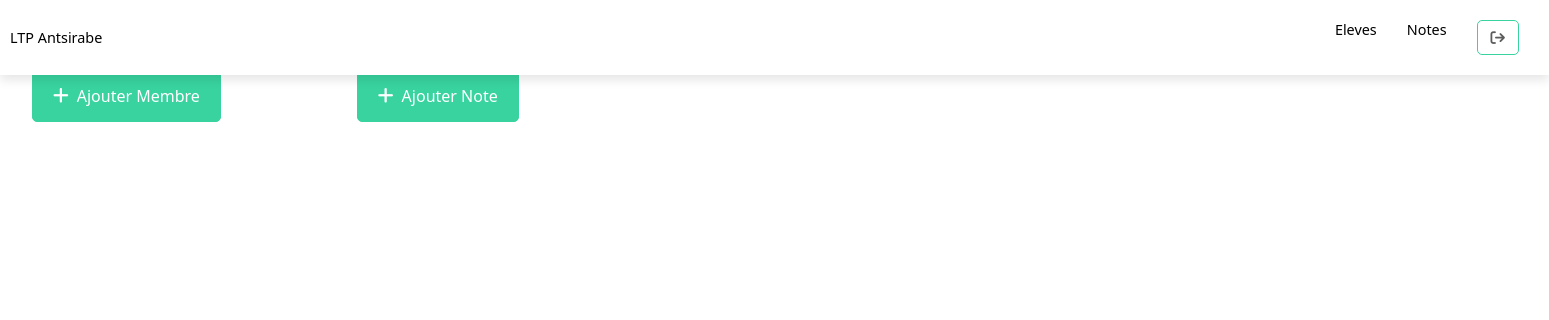
/Controller/ListeController.php, run on an earlier commit of the app's database.
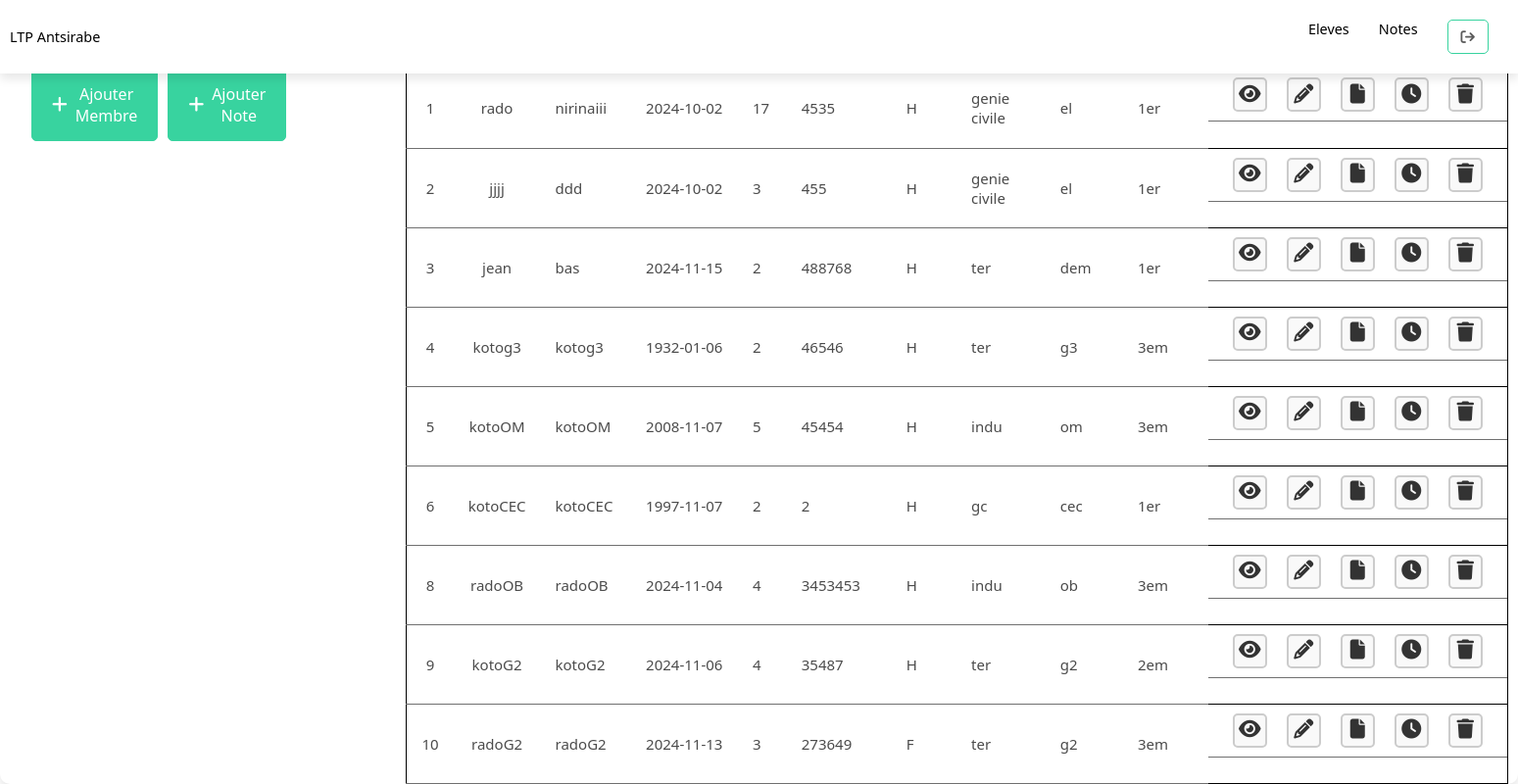
And on a later commit of the database.
### tables this page shows
CREATE TABLE `eleves` (
  `id` int(11) NOT NULL,
  `nom` varchar(255) NOT NULL,
  `prenom` varchar(255) NOT NULL,
  `date_naissance` date NOT NULL,
  `numero` int(4) NOT NULL,
  `matricule` varchar(255) NOT NULL,
  `sexe` varchar(6) NOT NULL,
  `secteur` varchar(255) NOT NULL,
  `filiere` varchar(255) NOT NULL,
  `niveau` varchar(255) NOT NULL
);

### Controller/ListeController.php (called while the page is built)
<?php
    require_once '../Models/EleveModel.php';
    require_once '../Dbo/DbAcces.php';
    require_once '../config/database.php';
    $contro = new DbAcces($conn);
    $lesEleves = $contro->ListeEleve();
    include '../liste.php';

### Dbo/DbAcces.php (called while the page is built, shortened)
<?php
    require_once '../Models/EleveModel.php';
    class DbAcces{
        private $conn;
        public function __construct($conn){
            $this->conn = $conn;
        }
        public function ListeEleve() {
            try {
                $requete = $this->conn->query("SELECT * FROM eleves");
                $eleves = [];
                while ($row = $requete->fetch(PDO::FETCH_ASSOC)) {
                    $eleves[] = new EleveModel(
                        $row["id"],
                        $row["nom"],
                        $row["prenom"],
                        $row["date_naissance"],
                        $row["numero"],
                        $row["matricule"],
                        $row["sexe"],
                        $row["secteur"],
                        $row["filiere"],
                        $row["niveau"],
                        $row["Contact"],
                        $row["Address"],
                        $row["Inscription"],
                        $row["Observation"],
                    );
                }
                return $eleves;
            } catch (PDOException $ex) {
                echo "Erreur : " . $ex->getMessage();
                return false;
            }
        }
    }
?>

### Models/EleveModel.php (called while the page is built, shortened)
<?php
    class EleveModel{
        private $id;
        private $nom;
        private $prenom;
        private $date_naissance;
        private $numero;
        private $matricule;
        private $sexe;
        private $secteur;
        private $filiere;
        private $niveau;
        public function __construct($id,$nom,$prenom,$date_naissance,$numero,$matricule,$sexe,$secteur,$filiere,$niveau,$contact,$address,$inscription,$observation){
        $this->id = $id;
            $this->nom = $nom;
            $this->prenom = $prenom;
            $this->date_naissance = $date_naissance;
            $this->numero = $numero;
            $this->matricule = $matricule;
            $this->sexe = $sexe;
            $this->secteur = $secteur;
            $this->filiere = $filiere;
            $this->niveau = $niveau;
        }
        public function getId()
        {
                return $this->id;
        }
        public function getNom()
        {
                return $this->nom;
        }
        public function getPrenom()
        {
                return $this->prenom;
        }
        public function getDate_naissance()
        {
                return $this->date_naissance;
        }
        public function getNumero()
        {
                return $this->numero;
        }
        public function getMatricule()
        {
                return $this->matricule;
        }
        public function getSexe()
        {
                return $this->sexe;
        }
        public function getSecteur()
        {
                return $this->secteur;
        }
        public function getFiliere()
        {
                return $this->filiere;
        }
        public function getNiveau()
        {
                return $this->niveau;
        }
    }
?>

### liste.php (the view, shortened to what the changed rows need)
<!DOCTYPE html>
<html>
<head>
<head>
    <link rel="stylesheet" href="../public/css/liste.css">
    <link rel="stylesheet" href="../public/css/all.min.css">
    <link rel="stylesheet" href="../public/css/fontawesome.min.css">
    <link rel="stylesheet" href="../public/DataTables/datatables.min.css">
</head>
</head>
<body>
<?php
include '../views/header.php';
?>
    <div class="container">
      <table id="example" class="display">
          <thead>
              <tr class="heading">
                  <th>id</th>
                  <th>Nom</th>
                  <th>Prenom</th>
                  <th>Date de naissance</th>
                  <th>N°</th>
                  <th>Matricule</th>
                  <th>Sexe</th>
                  <th>Secteur</th>
                  <th>Filière</th>
                  <th>Niveau</th>
                  <th>Action</th>
              </tr>
          </thead>
          <tbody>
          <?php
              foreach($lesEleves as $eleve):?>
              <tr class="tbody">
                  <td><?php echo $eleve->getId(); ?></td>
                  <td><?php echo $eleve->getNom(); ?></td>
                  <td><?php echo $eleve->getPrenom(); ?></td>
                  <td><?php echo $eleve->getDate_naissance(); ?></td>
                  <td><?php echo $eleve->getNumero(); ?></td>
                  <td><?php echo $eleve->getMatricule(); ?></td>
                  <td><?php echo $eleve->getSexe(); ?></td>
                  <td><?php echo $eleve->getSecteur(); ?></td>
                  <td><?php echo $eleve->getFiliere(); ?></td>
                  <td><?php echo $eleve->getNiveau(); ?></td>
                  <td class="action-buttons">
                    <a href="./VoirEleveController.php/?id=<?php echo $eleve->getId(); ?>"><button class="view"><i class="fa fa-eye"></i></button></a>
                    <a href="./ModifierEleveController.php/?id=<?php echo $eleve->getId(); ?>"><button class="edit"><i class="fa fa-pencil"></i></button></a>
                    <a href="./AfficherNoteElController.php/?num_matricule=<?php echo $eleve->getMatricule(); ?>&fil=<?php echo $eleve->getFiliere(); ?>&id=<?php echo $eleve->getId(); ?>" ><button class="file"><i class="fa fa-file"></i></button></button></a>
                    <a href="../views/absFormulaire.php/?id=<?php echo $eleve->getId(); ?>"><button class="clock"><i class="fa fa-clock"></i></button></a>
                    <a href="./SupprimerEleveController.php/?id=<?php echo $eleve->getId(); ?>" onclick=" return comfirmDelete();" id="mylink"><button class="delete"><i class="fa fa-trash"></i></button></a>
                </td>
              </tr>
              <?php endforeach ?>
          </tbody>
      </table>
    </div>
</body>
</html>

What changed in the data, as far as the page shows it:
added eleves: id "1", nom "rado", prenom "nirinaiii", date_naissance "2024-10-02", numero "17", matricule "4535", sexe "H", secteur "genie civile", filiere "el", niveau "1er"
added eleves: id "2", nom "jjjj", prenom "ddd", date_naissance "2024-10-02", numero "3", matricule "455", sexe "H", secteur "genie civile", filiere "el", niveau "1er"
added eleves: id "3", nom "jean", prenom "bas", date_naissance "2024-11-15", numero "2", matricule "488768", sexe "H", secteur "ter", filiere "dem", niveau "1er"
added eleves: id "4", nom "kotog3", prenom "kotog3", date_naissance "1932-01-06", numero "2", matricule "46546", sexe "H", secteur "ter", filiere "g3", niveau "3em"
added eleves: id "5", nom "kotoOM", prenom "kotoOM", date_naissance "2008-11-07", numero "5", matricule "45454", sexe "H", secteur "indu", filiere "om", niveau "3em"
added eleves: id "6", nom "kotoCEC", prenom "kotoCEC", date_naissance "1997-11-07", numero "2", matricule "2", sexe "H", secteur "gc", filiere "cec", niveau "1er"
added eleves: id "8", nom "radoOB", prenom "radoOB", date_naissance "2024-11-04", numero "4", matricule "3453453", sexe "H", secteur "indu", filiere "ob", niveau "3em"
added eleves: id "9", nom "kotoG2", prenom "kotoG2", date_naissance "2024-11-06", numero "4", matricule "35487", sexe "H", secteur "ter", filiere "g2", niveau "2em"
added eleves: id "10", nom "radoG2", prenom "radoG2", date_naissance "2024-11-13", numero "3", matricule "273649", sexe "F", secteur "ter", filiere "g2", niveau "3em"
